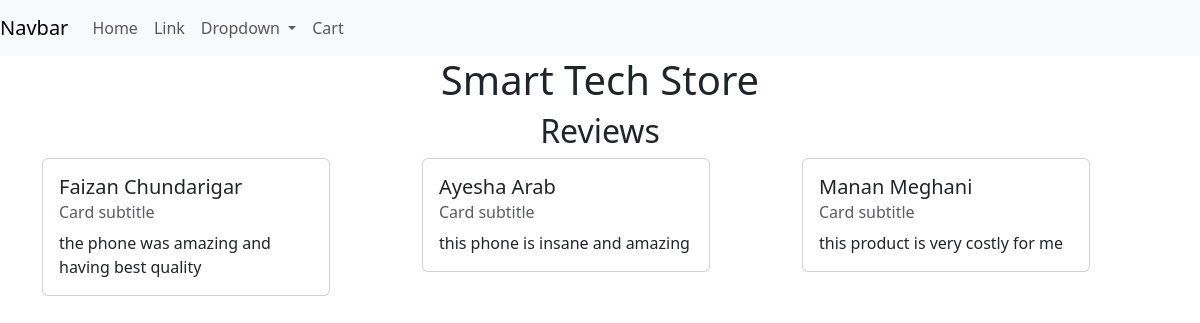
The page /home/products/6/reviews/ on the database its author committed.
### home/models.py (models this page shows)
class Reviews(models.Model):
    phone = models.ForeignKey(Product, on_delete = models.CASCADE)
    name = models.CharField(max_length = 30,verbose_name = "reviewers name")
    review = models.TextField()
    ratings = [
        (1,'bad'),
        (2,'avg'),
        (3,'good'),
        (4,'very good'),
        (5,'excellent')]
    rating = models.IntegerField(choices = ratings,default = 3,verbose_name = "product rating")

### home/views.py (the view)
# urls.py: path('products/<int:pid>/reviews/', views.reviews, name='product_reviews'),
def reviews(request,pid):
    product = get_object_or_404(Product, pk=pid)
    reviews = Reviews.objects.filter(phone=product)
    return render(request, 'home/reviews.html',{'reveiws':reviews})

### home/templates/home/reviews.html
{% extends 'base.html' %}
{% block content %}
<center><h2>Reviews</h2></center>
<div class="container">
    <div class="row">
        {% for review in reveiws %}
        <div class="col">
            <div class="card" style="width: 18rem;">
                <div class="card-body">
                  <h5 class="card-title">{{review.name}}</h5>
                  <h6 class="card-subtitle mb-2 text-muted">Card subtitle</h6>
                  <p class="card-text">{{review.review}}</p>
                </div>
              </div>
        </div>
        {% endfor %}
    </div>
</div>
{% endblock content%}

### rows shown on the page
Reviews: name "Faizan Chundarigar", review "the phone was amazing and having best quality"
Reviews: name "Ayesha Arab", review "this phone is insane and amazing"
Reviews: name "Manan Meghani", review "this product is very costly for me"
